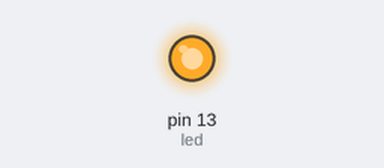
Bench run of a sketch on a simulated Arduino Uno, built with avr-gcc and run on an emulated ATmega328P. Shown: output pins drawn as LEDs (lit = HIGH).

Above: at 0.1 s.
At 24.1 s:
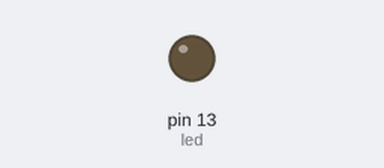
Timing chart, 0 to 40.0 s (numbered marks = the images above):
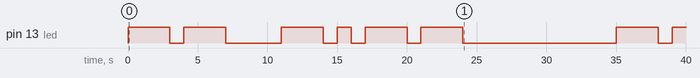

The sketch:

MorseCode.ino
```cpp
short led=13, flag=0;
String code[26]={"*-","-***","-*-*","-**","*", "**-*","--*","****","**","*---","-*-","*-**","--","-*","---","*--*","--*-","*-*","***","-","**-","***-","*--","-**-","-*--","--**"};
String sentence="MY NAME IS AJDIN BAJRIC";

void setup() {
  pinMode(led,OUTPUT);
  Serial.begin(9600);
}

void loop() {

if(!flag){

for(int i=0;i<sentence.length();i++){

  if(sentence[i]!=' '){

  int letter=int(sentence[i])-65;
  String output=code[letter];

  for(int j=0;j<output.length();j++){

    if(output[j]=='*'){

      digitalWrite(led,HIGH);
      delay(1000);
      digitalWrite(led,LOW);
      delay(1000);
      }

      else if(output[j]=='-'){

      digitalWrite(led, HIGH);
      delay(3000);
      digitalWrite(led,LOW);
      delay(1000);

        }
    }
    delay(3000);
    }

    else delay(7000);

    }
 }

flag=1;

}
```

Measured:
- by itself, pin 13 (led): LOW → HIGH at 0.00 s, → LOW 3.0 s later, → HIGH 1.0 s later, → LOW 3.0 s later, … (15 changes in this stretch)
